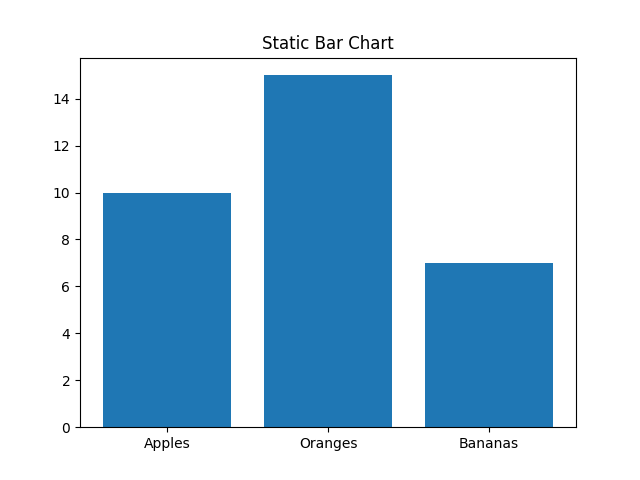

Source code (Python):
import matplotlib.pyplot as plt

x = ['Apples', 'Oranges', 'Bananas']
y = [10, 15, 7]

plt.bar(x, y)
plt.title("Static Bar Chart")

import matplotlib.pyplot as plt
plt.savefig('/Users/aryan/Desktop/lang-vis-project/backend/tmp/f4ec40b9-fb2f-422d-a1fe-e9c1538d89da.png')